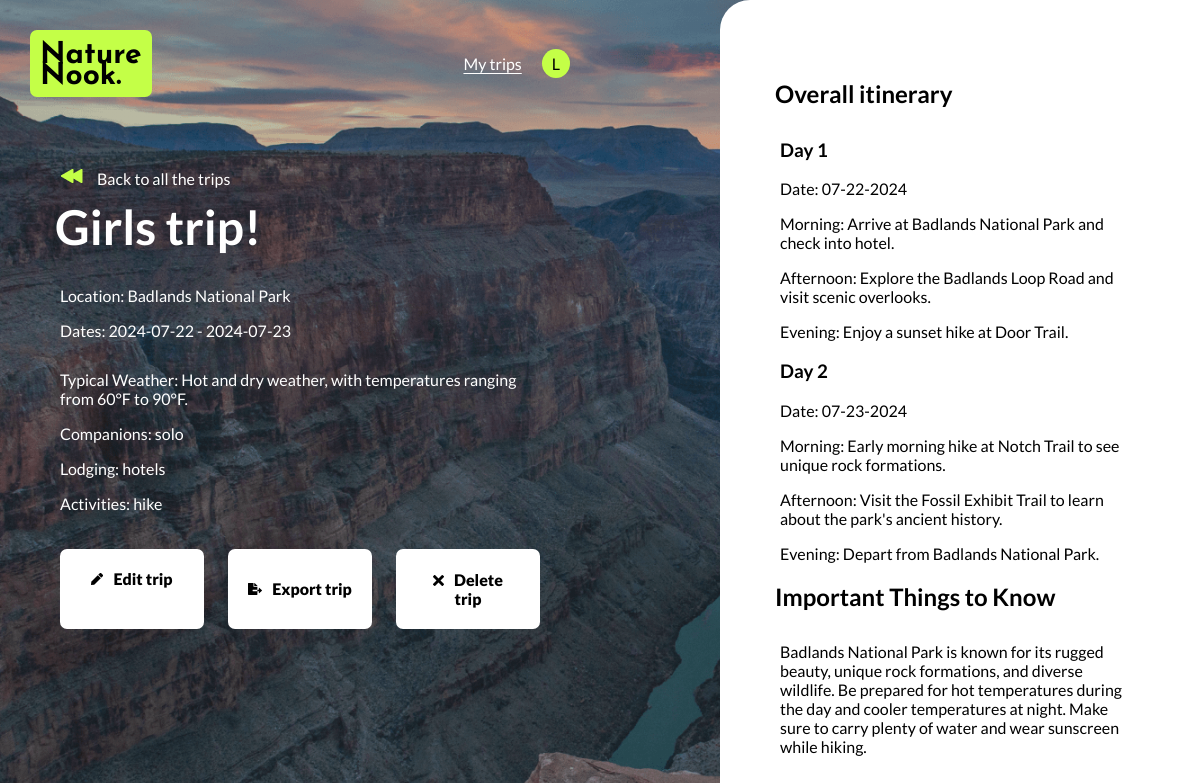
The page /view_trip/2 (signed in) on the database its author committed.
### app.py (models this page shows)
class User(UserMixin, db.Model):
    id = db.Column(db.Integer, primary_key=True)
    username = db.Column(db.String(150), unique=True, nullable=False)
    password = db.Column(db.String(150), nullable=False)

class Trip(db.Model):
    id = db.Column(db.Integer, primary_key=True)
    user_id = db.Column(db.Integer, db.ForeignKey('user.id'), nullable=False)
    trip_name = db.Column(db.String(150), nullable=False)
    location = db.Column(db.String(150), nullable=False)
    trip_start = db.Column(db.Date, nullable=False)
    trip_end = db.Column(db.Date, nullable=False)
    traveling_with = db.Column(db.String(150), nullable=False)
    lodging = db.Column(db.String(150), nullable=False)
    adventure = db.Column(db.String(150), nullable=False)
    created_at = db.Column(db.DateTime, default=datetime.utcnow)
    typical_weather = db.Column(db.String(150), nullable=True)
    itinerary = db.Column(db.Text, nullable=True)
    important_things_to_know = db.Column(db.Text, nullable=True)
    user = db.relationship('User', backref=db.backref('trips', lazy=True))

### app.py (the view)
@app.route("/view_trip/<int:trip_id>", methods=["GET"])
@login_required
def view_saved_trip(trip_id):
    trip = Trip.query.get_or_404(trip_id)
    output = {
        "trip_name": trip.trip_name,
        "location": trip.location,
        "trip_start": trip.trip_start,
        "trip_end": trip.trip_end,
        "typical_weather": trip.typical_weather,
        "traveling_with": trip.traveling_with,
        "lodging": trip.lodging,
        "adventure": trip.adventure,
        "itinerary": json.loads(trip.itinerary) if trip.itinerary else [],
        "important_things_to_know": trip.important_things_to_know
    }
    return render_template("view-trip.html", output=output, user=current_user, trip_id=trip.id)

### app.py (called while the page is built)
@login_manager.user_loader
def load_user(user_id):
    return User.query.get(int(user_id))

### templates/view-trip.html (shortened to what this page needs)
<!doctype html>
<html lang="en">
<head>
  <link rel="stylesheet" href="{{ url_for('static', filename='main.css') }}" />
</head>
<body class="split-layout create">
  <div class="create-half-dark-bkgd">
    <header>
      <div class="header-content-wrapper">
        <a href="/">
          <h1>Nature<br>Nook.</h1>
        </a>
        <div class="nav-wrapper">
          <a href="{{ url_for('my_trips') }}" class="link-underline">My trips</a>
          <div class="account-dropdown">
            {% if user.is_authenticated %}
            <div class="account">{{ user.username[0].upper() if user.username else '*' }}</div>
            {% else %}
            <div class="account">*</div>
            {% endif %}
          </div>
        </div>
      </div>
    </header>
    <main>
      <div class="main-content-wrapper create-main-content-wrapper">
        <a href="{{ url_for('my_trips') }}"><img src="../static/img/back-arrow.png" alt="back arrow"
            class="icons" />Back to all
          the trips</a>
        <h2>{{ output.trip_name }}</h2>
        <p id="location">Location: {{ output.location }}</p>
        <p id="trip-date">Dates: {{ output.trip_start }} - {{ output.trip_end }}</p>
        <p id="weather">Typical Weather: {{ output.typical_weather }}</p>
        <p id="traveling-with">Companions: {{ output.traveling_with }}</p>
        <p id="lodging">Lodging: {{ output.lodging }}</p>
        <p id="adventure">Activities: {{ output.adventure }}</p>
        <div class="create-trip-edit-buttons">
          <a href="{{ url_for('plan_trip', trip_id=trip_id) }}" class="view-trip-btn" id="edit-trip"><img
              src="../static/img/pen-black.png" alt="edit icon" class="icons" />Edit trip</a>
          <button class="view-trip-btn" onclick="downloadPDF()" id="export-trip"><img
              src="../static/img/export-black.png" alt="pdf icon" class="icons" />Export trip</button>
          <form action="{{ url_for('delete_trip', trip_id=trip_id) }}" method="POST" class="view-trip-btn"
            id="delete-trip">
            <button type="submit"><img src="../static/img/x-black.png" alt="trash icon" class="icons" />Delete
              trip</button>
          </form>
        </div>
      </div>
    </main>
  </div>
  <aside>
    <div class="trip-content-wrapper">
      <h2>Overall itinerary</h2>
      {% for day in output.itinerary %}
      <h3>Day {{ day.day }}</h3>
      <p>Date: {{ day.date }}</p>
      <p>Morning: {{ day.morning }}</p>
      <p>Afternoon: {{ day.afternoon }}</p>
      <p>Evening: {{ day.evening }}</p>
      {% endfor %}
      <h2>Important Things to Know</h2>
      <p>{{ output.important_things_to_know }}</p>
    </div>
  </aside>
</body>
</html>

### rows shown on the page
User: username "L"
Trip: trip_name "Girls trip!", location "Badlands National Park", trip_start "2024-07-22", trip_end "2024-07-23", typical_weather "Hot and dry weather, with temperatures ranging from 60°F to 90°F.", traveling_with "solo", lodging "hotels", adventure "hike", important_things_to_know "Badlands National Park is known for its rugged beauty, unique rock formations, and diverse wildlife. Be prepared for hot temperatures during the day and cooler temperatures at night. Make sure to carry plenty of water and wear sunscreen while hiking."

### other values the page prints
{{ day.day }} "1" "2"
{{ day.date }} "07-22-2024" "07-23-2024"
{{ day.morning }} "Arrive at Badlands National Park and check into hotel." "Early morning hike at Notch Trail to see unique rock formations."
{{ day.afternoon }} "Explore the Badlands Loop Road and visit scenic overlooks." "Visit the Fossil Exhibit Trail to learn about the park's ancient history."
{{ day.evening }} "Enjoy a sunset hike at Door Trail." "Depart from Badlands National Park."
